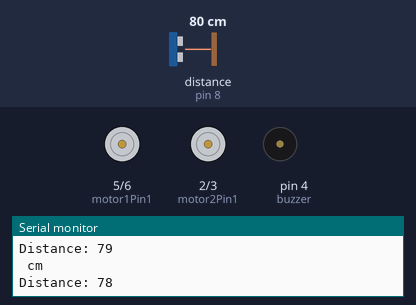
Bench run of a sketch on a simulated Arduino Mega 2560, built with avr-gcc and run on an emulated ATmega2560. Parts: motor-driver pin pairs drawn as motors (green arrow = first pin HIGH = forward, orange = second pin HIGH = backward, longer = more drive, scaled by the enable pin), buzzer (waves = sounding, pin HIGH), the last lines printed to the serial monitor. Wiring (inferred from the names in the program): ultrasonic range finder: trigger pin 9; echo pin 8. The inputs (shaded band) are chosen by the test bench; at power-on: distance to the obstacle (sensor on pin 8) 80 cm. The echo pulse lasts 58.3 µs per cm; pins used as bus, display or sensor lines are not drawn.

Above: at 3.8 s.
3.9 s: distance to the obstacle (sensor on pin 8) set to 6 cm
12.1 s: distance to the obstacle (sensor on pin 8) set to 3 cm
At 15.3 s:
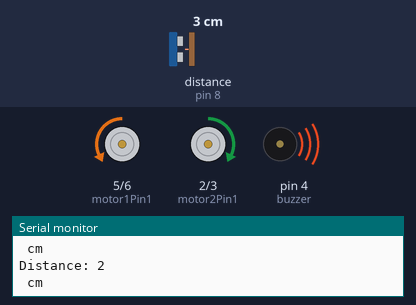
16.5 s: distance to the obstacle (sensor on pin 8) set to 9 cm
At 17.8 s:
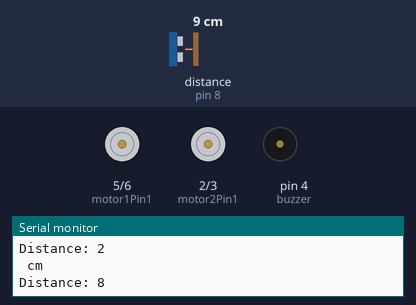
24.0 s: distance to the obstacle (sensor on pin 8) set to 2 cm
At 25.9 s:
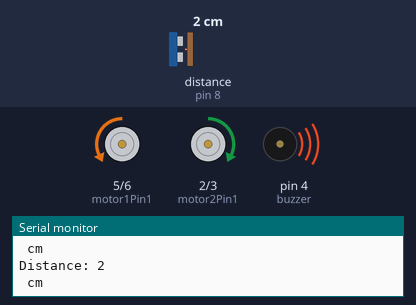
Timing chart, 0 to 27.4 s (numbered marks = the images above; inputs shaded):
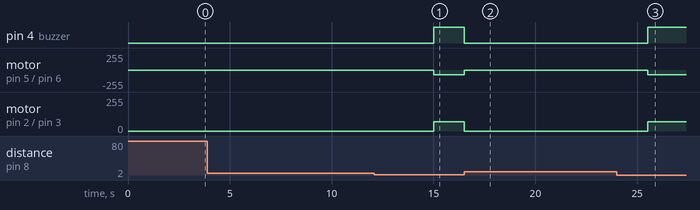

The sketch:

crackDetector.ino
```cpp
#include <Wire.h>
#include <SoftwareSerial.h>

SoftwareSerial mySerial(22,24);
#define echoPin 8
#define trigPin 9
#define buzzer  4


// defines variables
long duration;
int distance;
int count = 0;
int motor1Pin1  = 5;
int motor1Pin2 = 6;
int motor2Pin1 = 2;
int motor2Pin2 = 3;
int en1 = 10;
int en2 = 11;


void moveF(){
  analogWrite(en1, 70);
  analogWrite(en2, 70);
  digitalWrite(motor1Pin1 , LOW);
  digitalWrite(motor1Pin2 , HIGH);
  digitalWrite(motor2Pin1 , HIGH);
  digitalWrite(motor2Pin2 , LOW);
}
void moveB(){
  analogWrite(en1, 70);
  analogWrite(en2, 70);
  digitalWrite(motor1Pin1 , HIGH);
  digitalWrite(motor1Pin2 , LOW);
  digitalWrite(motor2Pin1 , LOW);
  digitalWrite(motor2Pin2 , HIGH);
}
void stopF(){
  digitalWrite(motor1Pin1 , LOW);
  digitalWrite(motor1Pin2 , LOW);
  digitalWrite(motor2Pin1 , LOW);
  digitalWrite(motor2Pin2 , LOW);
}
void setup() {
  pinMode(trigPin, OUTPUT);
  pinMode(echoPin, INPUT);
  pinMode(buzzer, OUTPUT);
  pinMode(motor1Pin1, OUTPUT);
  pinMode(motor1Pin2, OUTPUT);
  pinMode(motor2Pin1, OUTPUT);
  pinMode(motor2Pin2, OUTPUT);
  pinMode(en1, OUTPUT);
  pinMode(en2, OUTPUT);
  digitalWrite(motor1Pin1, LOW);
  digitalWrite(motor1Pin2, LOW);
  digitalWrite(motor2Pin1, LOW);
  digitalWrite(motor2Pin2, LOW);
  Serial.begin(9600);
  Wire.begin();
  mySerial.begin(9600);
}
void loop() {
      delayMicroseconds(2);
      digitalWrite(trigPin, HIGH);
      delayMicroseconds(10);
      digitalWrite(trigPin, LOW);
      duration = pulseIn(echoPin, HIGH);
      distance = duration * 0.034 / 2;
      Serial.print("Distance: ");
      Serial.println(distance);
      if(distance>3){//distance is 3cm actually
          stopF();
          digitalWrite(buzzer,LOW);
          delay(2000);
          if(mySerial.available()>0){
          mySerial.println("AT+CMGF=1");    //Sets the GSM Module in Text Mode
          delay(1000);  // Delay of 1000 milli seconds or 1 second
          mySerial.println("AT+CMGS=\"+911234567890\"\r"); // Replace with your mobile number
          delay(2000);
          mySerial.println("Crack Detected");// The SMS text you want to send
          delay(100);
          mySerial.println((char)26);// ASCII code of CTRL+Z
          }
          delay(1000);
          moveF();
      }
      else{
        digitalWrite(buzzer,HIGH);
      }
    //delay(2000);
    moveF();
    Serial.println(" cm");
}
```

Measured:
- the behaviour switches between 5 and 4 cm on distance to the obstacle (sensor on pin 8) (found by bisection; images 0 and 1)
- after the input at 12.1 s, pin 4 (buzzer): LOW → HIGH after 2.9 s; motor on pin 5 (motor1Pin1) / pin 6 (motor1Pin2): stopped → backward 70/255 after 2.9 s; motor on pin 2 (motor2Pin1) / pin 3 (motor2Pin2): stopped → forward 70/255 after 2.9 s
- after the input at 16.5 s, pin 4 (buzzer): HIGH → LOW at once; motor on pin 5 (motor1Pin1) / pin 6 (motor1Pin2): backward 70/255 → stopped at once; motor on pin 2 (motor2Pin1) / pin 3 (motor2Pin2): forward 70/255 → stopped at once
- after the input at 24.0 s, pin 4 (buzzer): LOW → HIGH after 1.5 s; motor on pin 5 (motor1Pin1) / pin 6 (motor1Pin2): stopped → backward 70/255 after 1.5 s; motor on pin 2 (motor2Pin1) / pin 3 (motor2Pin2): stopped → forward 70/255 after 1.5 s
